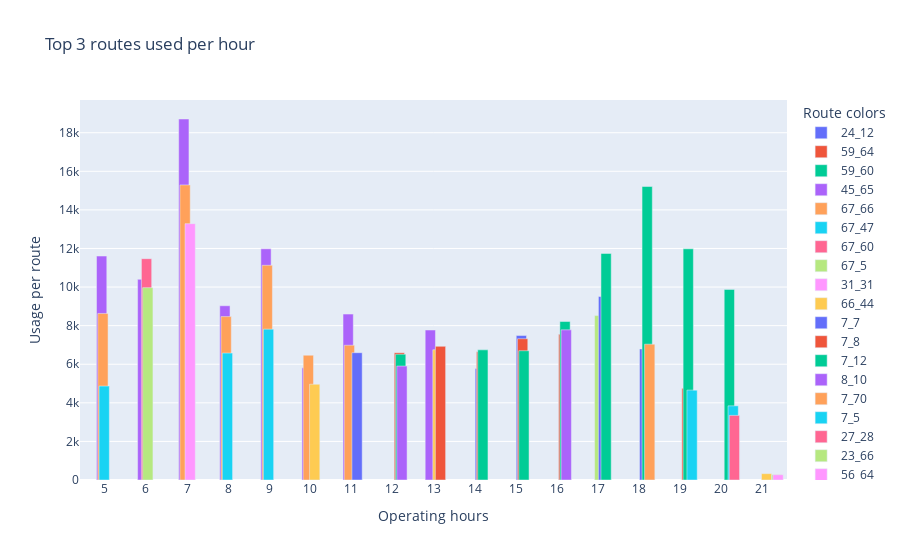

Here is the notebook cell this chart was saved with:
### Code cell
## try plotly express
fig = px.bar(rank_routes_df.loc[5:21], # operating hours
             barmode='group',
             title='Top 3 routes used per hour',
      )
fig.update_layout(autosize=True,
                 title="Top 3 routes used per hour",
                 xaxis_title="Operating hours",
                 yaxis_title="Usage per route",
                 legend_title="Route colors",
                 bargap=0.01,
                 xaxis = dict(
                            tickmode = 'linear',
                            tick0 = 5,
                            dtick = 1
                            )
                 )

for data in fig.data:
    data["width"] = 0.25 #Change this value for bar widths

pyo.iplot(fig)

### Figure 1 — Plotly figure (JSON) as saved in the notebook; plotly's stock layout.template omitted (floating-point values rounded to 4 significant figures)
{"data": [{"alignmentgroup": "True", "hovertemplate": "variable=24_12<br>index=%{x}<br>value=%{y}<extra></extra>", "legendgroup": "24_12", "marker": {"color": "#636efa"}, "name": "24_12", "offsetgroup": "24_12", "orientation": "v", "showlegend": true, "textposition": "auto", "type": "bar", "width": 0.25, "x": [5, 6, 7, 8, 9, 10, 11, 12, 13, 14, 15, 16, 17, 18, 19, 20, 21], "xaxis": "x", "y": [null, null, null, null, null, null, null, null, null, null, null, null, null, null, null, null, null], "yaxis": "y"}, {"alignmentgroup": "True", "hovertemplate": "variable=59_64<br>index=%{x}<br>value=%{y}<extra></extra>", "legendgroup": "59_64", "marker": {"color": "#EF553B"}, "name": "59_64", "offsetgroup": "59_64", "orientation": "v", "showlegend": true, "textposition": "auto", "type": "bar", "width": 0.25, "x": [5, 6, 7, 8, 9, 10, 11, 12, 13, 14, 15, 16, 17, 18, 19, 20, 21], "xaxis": "x", "y": [null, null, null, null, null, null, null, null, null, null, null, null, null, null, null, null, null], "yaxis": "y"}, {"alignmentgroup": "True", "hovertemplate": "variable=59_60<br>index=%{x}<br>value=%{y}<extra></extra>", "legendgroup": "59_60", "marker": {"color": "#00cc96"}, "name": "59_60", "offsetgroup": "59_60", "orientation": "v", "showlegend": true, "textposition": "auto", "type": "bar", "width": 0.25, "x": [5, 6, 7, 8, 9, 10, 11, 12, 13, 14, 15, 16, 17, 18, 19, 20, 21], "xaxis": "x", "y": [null, null, null, null, null, null, null, null, null, null, null, null, null, null, null, null, null], "yaxis": "y"}, {"alignmentgroup": "True", "hovertemplate": "variable=45_65<br>index=%{x}<br>value=%{y}<extra></extra>", "legendgroup": "45_65", "marker": {"color": "#ab63fa"}, "name": "45_65", "offsetgroup": "45_65", "orientation": "v", "showlegend": true, "textposition": "auto", "type": "bar", "width": 0.25, "x": [5, 6, 7, 8, 9, 10, 11, 12, 13, 14, 15, 16, 17, 18, 19, 20, 21], "xaxis": "x", "y": [null, null, null, null, null, null, null, null, null, null, null, null, null, null, null, null, null], "yaxis": "y"}, {"alignmentgroup": "True", "hovertemplate": "variable=67_66<br>index=%{x}<br>value=%{y}<extra></extra>", "legendgroup": "67_66", "marker": {"color": "#FFA15A"}, "name": "67_66", "offsetgroup": "67_66", "orientation": "v", "showlegend": true, "textposition": "auto", "type": "bar", "width": 0.25, "x": [5, 6, 7, 8, 9, 10, 11, 12, 13, 14, 15, 16, 17, 18, 19, 20, 21], "xaxis": "x", "y": [null, null, null, null, null, null, null, null, null, null, null, null, null, null, null, null, null], "yaxis": "y"}, {"alignmentgroup": "True", "hovertemplate": "variable=67_47<br>index=%{x}<br>value=%{y}<extra></extra>", "legendgroup": "67_47", "marker": {"color": "#19d3f3"}, "name": "67_47", "offsetgroup": "67_47", "orientation": "v", "showlegend": true, "textposition": "auto", "type": "bar", "width": 0.25, "x": [5, 6, 7, 8, 9, 10, 11, 12, 13, 14, 15, 16, 17, 18, 19, 20, 21], "xaxis": "x", "y": [null, null, null, null, null, null, null, null, null, null, null, null, null, null, null, null, null], "yaxis": "y"}, {"alignmentgroup": "True", "hovertemplate": "variable=67_60<br>index=%{x}<br>value=%{y}<extra></extra>", "legendgroup": "67_60", "marker": {"color": "#FF6692"}, "name": "67_60", "offsetgroup": "67_60", "orientation": "v", "showlegend": true, "textposition": "auto", "type": "bar", "width": 0.25, "x": [5, 6, 7, 8, 9, 10, 11, 12, 13, 14, 15, 16, 17, 18, 19, 20, 21], "xaxis": "x", "y": [null, null, null, null, null, null, null, null, null, null, null, null, null, null, null, null, null], "yaxis": "y"}, {"alignmentgroup": "True", "hovertemplate": "variable=67_5<br>index=%{x}<br>value=%{y}<extra></extra>", "legendgroup": "67_5", "marker": {"color": "#B6E880"}, "name": "67_5", "offsetgroup": "67_5", "orientation": "v", "showlegend": true, "textposition": "auto", "type": "bar", "width": 0.25, "x": [5, 6, 7, 8, 9, 10, 11, 12, 13, 14, 15, 16, 17, 18, 19, 20, 21], "xaxis": "x", "y": [null, null, null, null, null, null, null, null, null, null, null, null, null, null, null, null, null], "yaxis": "y"}, {"alignmentgroup": "True", "hovertemplate": "variable=31_31<br>index=%{x}<br>value=%{y}<extra></extra>", "legendgroup": "31_31", "marker": {"color": "#FF97FF"}, "name": "31_31", "offsetgroup": "31_31", "orientation": "v", "showlegend": true, "textposition": "auto", "type": "bar", "width": 0.25, "x": [5, 6, 7, 8, 9, 10, 11, 12, 13, 14, 15, 16, 17, 18, 19, 20, 21], "xaxis": "x", "y": [null, null, null, null, null, null, null, null, null, null, null, null, null, null, null, null, null], "yaxis": "y"}, {"alignmentgroup": "True", "hovertemplate": "variable=66_44<br>index=%{x}<br>value=%{y}<extra></extra>", "legendgroup": "66_44", "marker": {"color": "#FECB52"}, "name": "66_44", "offsetgroup": "66_44", "orientation": "v", "showlegend": true, "textposition": "auto", "type": "bar", "width": 0.25, "x": [5, 6, 7, 8, 9, 10, 11, 12, 13, 14, 15, 16, 17, 18, 19, 20, 21], "xaxis": "x", "y": [null, null, null, null, null, null, null, null, null, null, null, null, null, null, null, null, null], "yaxis": "y"}, {"alignmentgroup": "True", "hovertemplate": "variable=7_7<br>index=%{x}<br>value=%{y}<extra></extra>", "legendgroup": "7_7", "marker": {"color": "#636efa"}, "name": "7_7", "offsetgroup": "7_7", "orientation": "v", "showlegend": true, "textposition": "auto", "type": "bar", "width": 0.25, "x": [5, 6, 7, 8, 9, 10, 11, 12, 13, 14, 15, 16, 17, 18, 19, 20, 21], "xaxis": "x", "y": [null, null, null, null, null, null, null, null, null, null, null, null, null, null, null, null, null], "yaxis": "y"}, {"alignmentgroup": "True", "hovertemplate": "variable=7_8<br>index=%{x}<br>value=%{y}<extra></extra>", "legendgroup": "7_8", "marker": {"color": "#EF553B"}, "name": "7_8", "offsetgroup": "7_8", "orientation": "v", "showlegend": true, "textposition": "auto", "type": "bar", "width": 0.25, "x": [5, 6, 7, 8, 9, 10, 11, 12, 13, 14, 15, 16, 17, 18, 19, 20, 21], "xaxis": "x", "y": [null, null, null, null, null, null, null, null, null, null, null, null, null, null, null, null, null], "yaxis": "y"}, {"alignmentgroup": "True", "hovertemplate": "variable=7_12<br>index=%{x}<br>value=%{y}<extra></extra>", "legendgroup": "7_12", "marker": {"color": "#00cc96"}, "name": "7_12", "offsetgroup": "7_12", "orientation": "v", "showlegend": true, "textposition": "auto", "type": "bar", "width": 0.25, "x": [5, 6, 7, 8, 9, 10, 11, 12, 13, 14, 15, 16, 17, 18, 19, 20, 21], "xaxis": "x", "y": [null, null, null, null, null, null, null, null, null, null, null, null, null, null, null, null, null], "yaxis": "y"}, {"alignmentgroup": "True", "hovertemplate": "variable=8_10<br>index=%{x}<br>value=%{y}<extra></extra>", "legendgroup": "8_10", "marker": {"color": "#ab63fa"}, "name": "8_10", "offsetgroup": "8_10", "orientation": "v", "showlegend": true, "textposition": "auto", "type": "bar", "width": 0.25, "x": [5, 6, 7, 8, 9, 10, 11, 12, 13, 14, 15, 16, 17, 18, 19, 20, 21], "xaxis": "x", "y": [11608, 10402, 18711, 9031, 11983, 5812, 8600, null, 7774, null, null, null, null, null, null, null, null], "yaxis": "y"}, {"alignmentgroup": "True", "hovertemplate": "variable=7_70<br>index=%{x}<br>value=%{y}<extra></extra>", "legendgroup": "7_70", "marker": {"color": "#FFA15A"}, "name": "7_70", "offsetgroup": "7_70", "orientation": "v", "showlegend": true, "textposition": "auto", "type": "bar", "width": 0.25, "x": [5, 6, 7, 8, 9, 10, 11, 12, 13, 14, 15, 16, 17, 18, 19, 20, 21], "xaxis": "x", "y": [8632, null, 15294, 8469, 11127, 6467, 6984, null, null, null, null, null, null, null, null, null, null], "yaxis": "y"}, {"alignmentgroup": "True", "hovertemplate": "variable=7_5<br>index=%{x}<br>value=%{y}<extra></extra>", "legendgroup": "7_5", "marker": {"color": "#19d3f3"}, "name": "7_5", "offsetgroup": "7_5", "orientation": "v", "showlegend": true, "textposition": "auto", "type": "bar", "width": 0.25, "x": [5, 6, 7, 8, 9, 10, 11, 12, 13, 14, 15, 16, 17, 18, 19, 20, 21], "xaxis": "x", "y": [4868, null, null, 6578, 7818, null, null, null, null, null, null, null, null, null, null, null, null], "yaxis": "y"}, {"alignmentgroup": "True", "hovertemplate": "variable=27_28<br>index=%{x}<br>value=%{y}<extra></extra>", "legendgroup": "27_28", "marker": {"color": "#FF6692"}, "name": "27_28", "offsetgroup": "27_28", "orientation": "v", "showlegend": true, "textposition": "auto", "type": "bar", "width": 0.25, "x": [5, 6, 7, 8, 9, 10, 11, 12, 13, 14, 15, 16, 17, 18, 19, 20, 21], "xaxis": "x", "y": [null, 11471, null, null, null, null, null, null, null, null, null, null, null, null, null, null, null], "yaxis": "y"}, {"alignmentgroup": "True", "hovertemplate": "variable=23_66<br>index=%{x}<br>value=%{y}<extra></extra>", "legendgroup": "23_66", "marker": {"color": "#B6E880"}, "name": "23_66", "offsetgroup": "23_66", "orientation": "v", "showlegend": true, "textposition": "auto", "type": "bar", "width": 0.25, "x": [5, 6, 7, 8, 9, 10, 11, 12, 13, 14, 15, 16, 17, 18, 19, 20, 21], "xaxis": "x", "y": [null, 9970, null, null, null, null, null, null, null, null, null, null, 8522, null, null, null, null], "yaxis": "y"}, {"alignmentgroup": "True", "hovertemplate": "variable=56_64<br>index=%{x}<br>value=%{y}<extra></extra>", "legendgroup": "56_64", "marker": {"color": "#FF97FF"}, "name": "56_64", "offsetgroup": "56_64", "orientation": "v", "showlegend": true, "textposition": "auto", "type": "bar", "width": 0.25, "x": [5, 6, 7, 8, 9, 10, 11, 12, 13, 14, 15, 16, 17, 18, 19, 20, 21], "xaxis": "x", "y": [null, null, 13287, null, null, null, null, null, null, null, null, null, null, null, null, null, null], "yaxis": "y"}, {"alignmentgroup": "True", "hovertemplate": "variable=1_2<br>index=%{x}<br>value=%{y}<extra></extra>", "legendgroup": "1_2", "marker": {"color": "#FECB52"}, "name": "1_2", "offsetgroup": "1_2", "orientation": "v", "showlegend": true, "textposition": "auto", "type": "bar", "width": 0.25, "x": [5, 6, 7, 8, 9, 10, 11, 12, 13, 14, 15, 16, 17, 18, 19, 20, 21], "xaxis": "x", "y": [null, null, null, null, null, 4963, null, null, 6750, null, null, null, null, null, null, null, 329], "yaxis": "y"}, {"alignmentgroup": "True", "hovertemplate": "variable=10_8<br>index=%{x}<br>value=%{y}<extra></extra>", "legendgroup": "10_8", "marker": {"color": "#636efa"}, "name": "10_8", "offsetgroup": "10_8", "orientation": "v", "showlegend": true, "textposition": "auto", "type": "bar", "width": 0.25, "x": [5, 6, 7, 8, 9, 10, 11, 12, 13, 14, 15, 16, 17, 18, 19, 20, 21], "xaxis": "x", "y": [null, null, null, null, null, null, 6598, null, null, 5778, 7487, null, 9514, 6795, null, null, null], "yaxis": "y"}, {"alignmentgroup": "True", "hovertemplate": "variable=70_7<br>index=%{x}<br>value=%{y}<extra></extra>", "legendgroup": "70_7", "marker": {"color": "#EF553B"}, "name": "70_7", "offsetgroup": "70_7", "orientation": "v", "showlegend": true, "textposition": "auto", "type": "bar", "width": 0.25, "x": [5, 6, 7, 8, 9, 10, 11, 12, 13, 14, 15, 16, 17, 18, 19, 20, 21], "xaxis": "x", "y": [null, null, null, null, null, null, null, 6599, 6929, 6648, 7322, 7557, null, null, 4753, null, null], "yaxis": "y"}, {"alignmentgroup": "True", "hovertemplate": "variable=2_1<br>index=%{x}<br>value=%{y}<extra></extra>", "legendgroup": "2_1", "marker": {"color": "#00cc96"}, "name": "2_1", "offsetgroup": "2_1", "orientation": "v", "showlegend": true, "textposition": "auto", "type": "bar", "width": 0.25, "x": [5, 6, 7, 8, 9, 10, 11, 12, 13, 14, 15, 16, 17, 18, 19, 20, 21], "xaxis": "x", "y": [null, null, null, null, null, null, null, 6517, null, 6746, 6700, 8214, 11743, 15211, 11983, 9879, null], "yaxis": "y"}, {"alignmentgroup": "True", "hovertemplate": "variable=5_7<br>index=%{x}<br>value=%{y}<extra></extra>", "legendgroup": "5_7", "marker": {"color": "#ab63fa"}, "name": "5_7", "offsetgroup": "5_7", "orientation": "v", "showlegend": true, "textposition": "auto", "type": "bar", "width": 0.25, "x": [5, 6, 7, 8, 9, 10, 11, 12, 13, 14, 15, 16, 17, 18, 19, 20, 21], "xaxis": "x", "y": [null, null, null, null, null, null, null, 5905, null, null, null, 7783, null, null, null, null, null], "yaxis": "y"}, {"alignmentgroup": "True", "hovertemplate": "variable=66_23<br>index=%{x}<br>value=%{y}<extra></extra>", "legendgroup": "66_23", "marker": {"color": "#FFA15A"}, "name": "66_23", "offsetgroup": "66_23", "orientation": "v", "showlegend": true, "textposition": "auto", "type": "bar", "width": 0.25, "x": [5, 6, 7, 8, 9, 10, 11, 12, 13, 14, 15, 16, 17, 18, 19, 20, 21], "xaxis": "x", "y": [null, null, null, null, null, null, null, null, null, null, null, null, null, 7039, null, null, null], "yaxis": "y"}, {"alignmentgroup": "True", "hovertemplate": "variable=8_12<br>index=%{x}<br>value=%{y}<extra></extra>", "legendgroup": "8_12", "marker": {"color": "#19d3f3"}, "name": "8_12", "offsetgroup": "8_12", "orientation": "v", "showlegend": true, "textposition": "auto", "type": "bar", "width": 0.25, "x": [5, 6, 7, 8, 9, 10, 11, 12, 13, 14, 15, 16, 17, 18, 19, 20, 21], "xaxis": "x", "y": [null, null, null, null, null, null, null, null, null, null, null, null, null, null, 4658, 3844, null], "yaxis": "y"}, {"alignmentgroup": "True", "hovertemplate": "variable=3_1<br>index=%{x}<br>value=%{y}<extra></extra>", "legendgroup": "3_1", "marker": {"color": "#FF6692"}, "name": "3_1", "offsetgroup": "3_1", "orientation": "v", "showlegend": true, "textposition": "auto", "type": "bar", "width": 0.25, "x": [5, 6, 7, 8, 9, 10, 11, 12, 13, 14, 15, 16, 17, 18, 19, 20, 21], "xaxis": "x", "y": [null, null, null, null, null, null, null, null, null, null, null, null, null, null, null, 3348, null], "yaxis": "y"}, {"alignmentgroup": "True", "hovertemplate": "variable=8_7<br>index=%{x}<br>value=%{y}<extra></extra>", "legendgroup": "8_7", "marker": {"color": "#B6E880"}, "name": "8_7", "offsetgroup": "8_7", "orientation": "v", "showlegend": true, "textposition": "auto", "type": "bar", "width": 0.25, "x": [5, 6, 7, 8, 9, 10, 11, 12, 13, 14, 15, 16, 17, 18, 19, 20, 21], "xaxis": "x", "y": [null, null, null, null, null, null, null, null, null, null, null, null, null, null, null, null, 277], "yaxis": "y"}, {"alignmentgroup": "True", "hovertemplate": "variable=12_7<br>index=%{x}<br>value=%{y}<extra></extra>", "legendgroup": "12_7", "marker": {"color": "#FF97FF"}, "name": "12_7", "offsetgroup": "12_7", "orientation": "v", "showlegend": true, "textposition": "auto", "type": "bar", "width": 0.25, "x": [5, 6, 7, 8, 9, 10, 11, 12, 13, 14, 15, 16, 17, 18, 19, 20, 21], "xaxis": "x", "y": [null, null, null, null, null, null, null, null, null, null, null, null, null, null, null, null, 274], "yaxis": "y"}, {"alignmentgroup": "True", "hovertemplate": "variable=6_7<br>index=%{x}<br>value=%{y}<extra></extra>", "legendgroup": "6_7", "marker": {"color": "#FECB52"}, "name": "6_7", "offsetgroup": "6_7", "orientation": "v", "showlegend": true, "textposition": "auto", "type": "bar", "width": 0.25, "x": [5, 6, 7, 8, 9, 10, 11, 12, 13, 14, 15, 16, 17, 18, 19, 20, 21], "xaxis": "x", "y": [null, null, null, null, null, null, null, null, null, null, null, null, null, null, null, null, null], "yaxis": "y"}, {"alignmentgroup": "True", "hovertemplate": "variable=2_2<br>index=%{x}<br>value=%{y}<extra></extra>", "legendgroup": "2_2", "marker": {"color": "#636efa"}, "name": "2_2", "offsetgroup": "2_2", "orientation": "v", "showlegend": true, "textposition": "auto", "type": "bar", "width": 0.25, "x": [5, 6, 7, 8, 9, 10, 11, 12, 13, 14, 15, 16, 17, 18, 19, 20, 21], "xaxis": "x", "y": [null, null, null, null, null, null, null, null, null, null, null, null, null, null, null, null, null], "yaxis": "y"}, {"alignmentgroup": "True", "hovertemplate": "variable=3_67<br>index=%{x}<br>value=%{y}<extra></extra>", "legendgroup": "3_67", "marker": {"color": "#EF553B"}, "name": "3_67", "offsetgroup": "3_67", "orientation": "v", "showlegend": true, "textposition": "auto", "type": "bar", "width": 0.25, "x": [5, 6, 7, 8, 9, 10, 11, 12, 13, 14, 15, 16, 17, 18, 19, 20, 21], "xaxis": "x", "y": [null, null, null, null, null, null, null, null, null, null, null, null, null, null, null, null, null], "yaxis": "y"}], "layout": {"autosize": true, "bargap": 0.01, "barmode": "group", "legend": {"title": {"text": "Route colors"}, "tracegroupgap": 0}, "title": {"text": "Top 3 routes used per hour"}, "xaxis": {"anchor": "y", "domain": [0, 1], "dtick": 1, "tick0": 5, "tickmode": "linear", "title": {"text": "Operating hours"}}, "yaxis": {"anchor": "x", "domain": [0, 1], "title": {"text": "Usage per route"}}}}
